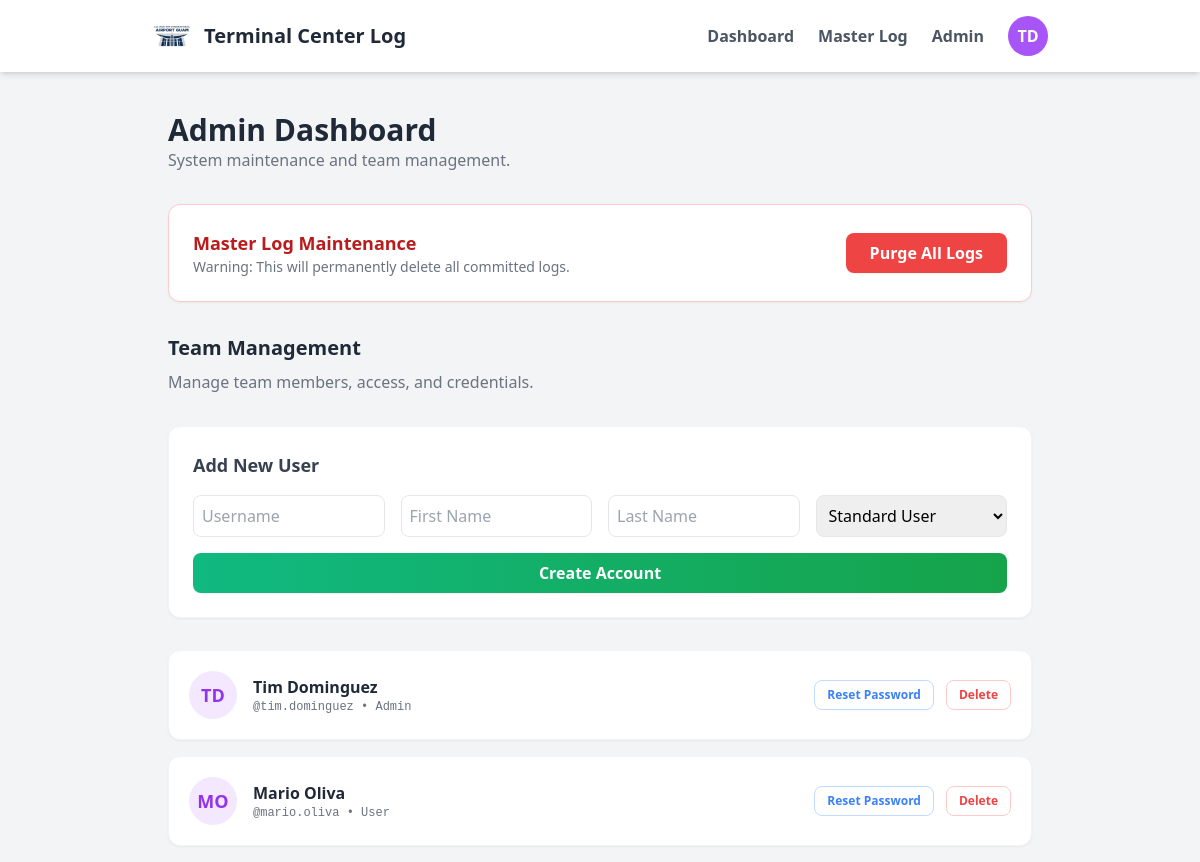
/admin_dashboard (signed in), run on the app's committed database.
### tables this page shows
CREATE TABLE Users (
    id INTEGER PRIMARY KEY AUTOINCREMENT,
    username TEXT UNIQUE NOT NULL,
    password_hash TEXT NOT NULL,
    role TEXT NOT NULL,
    first_name TEXT,
    last_name TEXT
);

### app.py (the view, shortened to what this page needs)
@app.route('/admin_dashboard', methods=['GET', 'POST'])
def admin_dashboard():
    if session.get('role') != 'Admin':
        flash("Access Denied.")
        return redirect(url_for('dashboard'))
    conn = get_db()
    users = conn.execute("SELECT * FROM Users").fetchall()
    conn.close()
    return render_template('admin_dashboard.html', users=users)

### app.py (called while the page is built)
def get_db():
    conn = sqlite3.connect('logbook.db')
    conn.row_factory = sqlite3.Row # This lets us access columns by name
    return conn

### templates/admin_dashboard.html (shortened to what this page needs)
{% extends 'base.html' %}
{% block content %}
<div class="max-w-4xl mx-auto">
    <div class="mb-8">
        <h1 class="text-3xl font-bold text-gray-800">Admin Dashboard</h1>
        <p class="text-gray-500">System maintenance and team management.</p>
    </div>
    <div class="bg-white p-6 rounded-xl shadow-sm border border-red-200 mb-8">
        <div class="flex justify-between items-center">
            <div>
                <h2 class="text-lg font-semibold text-red-700">Master Log Maintenance</h2>
                <p class="text-sm text-gray-500">Warning: This will permanently delete all committed logs.</p>
            </div>
            <form method="POST" action="/purge_logs" onsubmit="return confirm('Are you absolutely sure? This cannot be undone.');">
                <button type="submit" class="bg-red-500 text-white font-bold py-2 px-6 rounded-lg hover:bg-red-600 transition shadow-sm">
                    Purge All Logs
                </button>
            </form>
        </div>
    </div>
    <div class="mb-8">
        <h2 class="text-xl font-bold text-gray-800 mb-2">Team Management</h2>
        <p class="text-gray-500">Manage team members, access, and credentials.</p>
    </div>
    <div class="bg-white p-6 rounded-xl shadow-sm border border-gray-100 mb-8">
        <h2 class="text-lg font-semibold mb-4 text-gray-700">Add New User</h2>
        <form method="POST" class="grid grid-cols-1 md:grid-cols-4 gap-4">
            <input type="text" name="username" placeholder="Username" class="p-2 border rounded-lg focus:ring-2 focus:ring-purple-500 outline-none" required>
            <input type="text" name="first_name" placeholder="First Name" class="p-2 border rounded-lg focus:ring-2 focus:ring-purple-500 outline-none" required>
            <input type="text" name="last_name" placeholder="Last Name" class="p-2 border rounded-lg focus:ring-2 focus:ring-purple-500 outline-none" required>
            <select name="role" class="p-2 border rounded-lg focus:ring-2 focus:ring-purple-500 outline-none">
                <option value="User">Standard User</option>
            </select>
            <button type="submit" class="md:col-span-4 bg-gradient-to-r from-emerald-500 to-green-600 text-white font-bold py-2 rounded-lg shadow-sm hover:from-emerald-600 hover:to-green-700 hover:shadow-md transition-all duration-200">
                Create Account
            </button>
        </form>
    </div>
    <div class="grid grid-cols-1 gap-4">
        {% for user in users %}
        <div class="bg-white p-5 rounded-xl shadow-sm border border-gray-100 flex justify-between items-center hover:border-purple-200 transition">
            <div class="flex items-center gap-4">
                <div class="w-12 h-12 bg-purple-100 rounded-full flex items-center justify-center text-purple-600 font-bold text-lg">
                    {{ user['first_name'][0] }}{{ user['last_name'][0] }}
                </div>
                <div>
                    <h3 class="font-bold text-gray-800">{{ user['first_name'] }} {{ user['last_name'] }}</h3>
                    <p class="text-xs text-gray-500 font-mono">@{{ user['username'] }} • {{ user['role'] }}</p>
                </div>
            </div>
            <div class="flex items-center gap-3">
                <form method="POST" action="/reset_password/{{ user['id'] }}">
                    <button type="submit" class="text-blue-500 hover:text-blue-700 font-bold text-xs px-3 py-1.5 border border-blue-200 rounded-lg hover:bg-blue-50 transition">
                        Reset Password
                    </button>
                </form>
                <form method="POST" action="/delete_user/{{ user['id'] }}">
                    <button type="submit" class="text-red-500 hover:text-red-700 font-bold text-xs px-3 py-1.5 border border-red-200 rounded-lg hover:bg-red-50 transition">
                        Delete
                    </button>
                </form>
            </div>
        </div>
        {% endfor %}
    </div>
</div>
{% endblock %}

### data on the page
Users: first_name "T", last_name "D", first_name "Tim", last_name "Dominguez", username "tim.dominguez", role "Admin"
Users: first_name "M", last_name "O", first_name "Mario", last_name "Oliva", username "mario.oliva", role "User"

### other printed values
{{ session.get('first_name', 'U')[0] }} "T"
{{ session.get('last_name', 'U')[0] }} "D"
